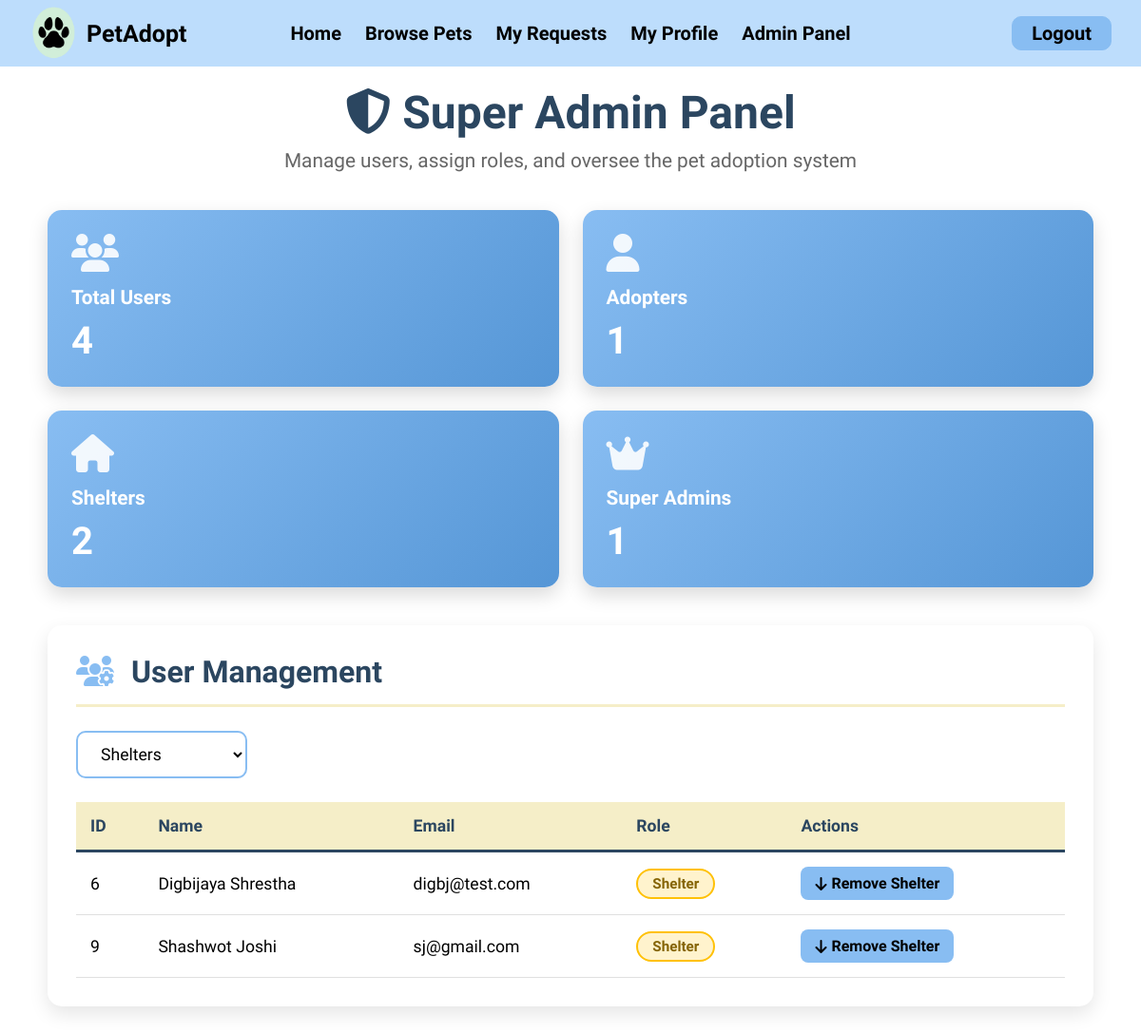
/adminpanel.php?role=admin (signed in), run on the app's committed database.
### tables this page shows
CREATE TABLE `users` (
  `id` int(11) NOT NULL AUTO_INCREMENT,
  `full_name` varchar(255) NOT NULL,
  `email` varchar(255) NOT NULL,
  `phone_num` varchar(10) NOT NULL,
  `password` varchar(255) NOT NULL,
  `role` enum('user','admin','superadmin') NOT NULL DEFAULT 'user',
  `pet_id` int(11) DEFAULT NULL,
  PRIMARY KEY (`id`),
  UNIQUE KEY `email` (`email`),
  UNIQUE KEY `phone_num` (`phone_num`),
  KEY `pet_id` (`pet_id`)
);

### adminpanel.php (the view, shortened to what this page needs)
<?php
include('navbar.php');
$currentUserId = $_SESSION['id'];
$roleFilter = isset($_GET['role']) ? $_GET['role'] : 'all';
if ($roleFilter === 'all') {
    $stmt = $con->prepare("SELECT id, full_name, email, role
                           FROM users
                           WHERE id != ?
                           ORDER BY id ASC");
    $stmt->bind_param("i", $currentUserId);
} else {
    $stmt = $con->prepare("SELECT id, full_name, email, role
                           FROM users
                           WHERE id != ? AND role = ?
                           ORDER BY id ASC");
    $stmt->bind_param("is", $currentUserId, $roleFilter);
}
$stmt->execute();
$result = $stmt->get_result();
$users = $result->fetch_all(MYSQLI_ASSOC);
$stmt = $con->prepare("
SELECT
    COUNT(*) AS total_users,
    SUM(role='user') AS total_adopters,
    SUM(role='admin') AS total_shelters,
    SUM(role='superadmin') AS total_superadmins
FROM users");
$stmt->execute();
$statsResult = $stmt->get_result();
$stats = $statsResult->fetch_assoc();
?>
<!DOCTYPE html>
<html lang="en">
<head>
    <link rel="stylesheet" href="https://cdnjs.cloudflare.com/ajax/libs/font-awesome/6.4.0/css/all.min.css">
    <link rel="stylesheet" href="style.css">
</head>
<body>
    <div class="admin-panel-container">
        <div class="panel-header">
            <h1><i class="fas fa-shield-alt"></i> Super Admin Panel</h1>
            <p>Manage users, assign roles, and oversee the pet adoption system</p>
        </div>
        <div class="stats-container">
            <div class="stat-card">
                <i class="fas fa-users"></i>
                <h3>Total Users</h3>
                <div class="stat-number"><?php echo $stats['total_users']; ?></div>
            </div>
            <div class="stat-card">
                <i class="fas fa-user"></i>
                <h3>Adopters</h3>
                <div class="stat-number"><?php echo $stats['total_adopters']; ?></div>
            </div>
            <div class="stat-card">
                <i class="fas fa-home"></i>
                <h3>Shelters</h3>
                <div class="stat-number"><?php echo $stats['total_shelters']; ?></div>
            </div>
            <div class="stat-card">
                <i class="fas fa-crown"></i>
                <h3>Super Admins</h3>
                <div class="stat-number"><?php echo $stats['total_superadmins']; ?></div>
            </div>
        </div>
        <div class="management-section">
            <div class="section-header">
                <h2><i class="fas fa-users-cog"></i> User Management</h2>
            </div>
            <form method="GET" action="adminpanel.php" class="filter-search-container">
                <div class="filter-box">
                    <select name="role" onchange="this.form.submit()">
                        <option value="admin" <?php echo $roleFilter === 'admin' ? 'selected' : ''; ?>>Shelters</option>
                    </select>
                </div>
            </form>
            <div class="user-table-container">
                <?php if (count($users) > 0): ?>
                    <table class="user-table">
                        <thead>
                            <tr>
                                <th>ID</th>
                                <th>Name</th>
                                <th>Email</th>
                                <th>Role</th>
                                <th>Actions</th>
                            </tr>
                        </thead>
                        <tbody>
                            <?php foreach ($users as $user): ?>
                                <?php
                                $roleClass = $user['role'] === 'superadmin' ? 'role-superadmin' :
                                            ($user['role'] === 'admin' ? 'role-admin' : 'role-user');
                                $roleText = $user['role'] === 'superadmin' ? 'Super Admin' :
                                           ($user['role'] === 'admin' ? 'Shelter' : 'Adopter');
                                ?>
                                <tr>
                                    <td><?php echo $user['id']; ?></td>
                                    <td><?php echo htmlspecialchars($user['full_name']); ?></td>
                                    <td><?php echo htmlspecialchars($user['email']); ?></td>
                                    <td><span class="role-badge <?php echo $roleClass; ?>"><?php echo $roleText; ?></span></td>
                                    <td>
                                        <div class="action-buttons">
                                            <?php if ($user['role'] !== 'admin'): ?>
                                                <button class="btn-action btn-promote"
                                                        onclick="openModal(<?php echo $user['id']; ?>, 'promote', '<?php echo htmlspecialchars($user['full_name']); ?>')">
                                                    <i class="fas fa-arrow-up"></i> Make Shelter
                                                </button>
                                            <?php else: ?>
                                                <button class="btn-action btn-demote"
                                                        onclick="openModal(<?php echo $user['id']; ?>, 'demote', '<?php echo htmlspecialchars($user['full_name']); ?>')">
                                                    <i class="fas fa-arrow-down"></i> Remove Shelter
                                                </button>
                                            <?php endif; ?>
                                        </div>
                                    </td>
                                </tr>
                            <?php endforeach; ?>
                        </tbody>
                    </table>
                <?php endif; ?>
            </div>
        </div>
    </div>
</body>
</html>

### assets/css/style.css (style rules this page uses)
* { margin: 0; padding: 0; box-sizing: border-box; font-family: "Agdasima", sans-serif; }
body { display: flex; flex-direction: column; }
.section-header { display: flex; justify-content: space-between; align-items: center; margin-bottom: 1.5rem; padding-bottom: 0.5rem; border-bottom: 2px solid #2b4660; }
.section-header h2 { font-size: 1.8rem; color: #2b4660; }
button, a.cancel-btn { text-align: center; border: none; border-radius: 10px; padding: 0.8rem 1.5rem; font-size: 1.5rem; font-weight: bold; background-color: #ffffff; border: 2px solid #2b4660; color: #2b4660; text-decoration: none; }
form { text-align: left; display: flex; flex-direction: column; gap: 0.5rem; }
.admin-panel-container { max-width: 95%; width: 100%; margin: 90px auto 30px; padding: 0 20px; }
.panel-header { text-align: center; margin-bottom: 40px; }
.panel-header h1 { font-size: 3rem; color: #2b4660; margin-bottom: 10px; }
.panel-header p { font-size: 1.3rem; color: #666; }
.stats-container { display: grid; grid-template-columns: repeat(4, 1fr); gap: 25px; margin-bottom: 40px; }
.stat-card { background: linear-gradient(135deg, #88bdf2 0%, #5596d6 100%); border-radius: 15px; padding: 25px; color: white; box-shadow: 0 8px 20px rgba(0, 0, 0, 0.15); transition: transform 0.3s ease, box-shadow 0.3s ease; }
.stat-card i { font-size: 2.5rem; margin-bottom: 15px; opacity: 0.9; }
.stat-card h3 { font-size: 1.3rem; margin-bottom: 10px; font-weight: 600; }
.stat-card .stat-number { font-size: 2.5rem; font-weight: 700; }
.management-section { background-color: white; border-radius: 15px; padding: 30px; box-shadow: 0 8px 20px rgba(0, 0, 0, 0.1); margin-bottom: 30px; }
.section-header { display: flex; justify-content: space-between; align-items: center; margin-bottom: 25px; padding-bottom: 15px; border-bottom: 3px solid #f5eec8; }
.section-header h2 { font-size: 2rem; color: #2b4660; }
.section-header i { margin-right: 10px; color: #88bdf2; }
.filter-search-container { display: flex; gap: 15px; margin-bottom: 25px; flex-wrap: wrap; }
.filter-box select { padding: 12px 20px; border: 2px solid #88bdf2; border-radius: 10px; font-size: 1.1rem; background-color: white; cursor: pointer; min-width: 180px; }
.user-table-container { overflow-x: auto; }
.user-table { width: 100%; border-collapse: collapse; font-size: 1.1rem; }
.user-table thead { background-color: #f5eec8; }
.user-table th { padding: 15px; text-align: left; font-weight: 700; color: #2b4660; border-bottom: 3px solid #2b4660; }
.user-table td { padding: 15px; border-bottom: 1px solid #e0e0e0; }
.role-badge { display: inline-block; padding: 5px 15px; border-radius: 20px; font-weight: 700; font-size: 0.95rem; }
.role-admin { background-color: #fff3cd; color: #856404; border: 2px solid #ffc107; }
.action-buttons { display: flex; gap: 10px; }
.btn-action { padding: 8px 15px; border: none; border-radius: 8px; cursor: pointer; font-weight: 700; font-size: 1rem; transition: all 0.3s ease; text-decoration: none; display: inline-flex; align-items: center; gap: 5px; }
.btn-demote { background-color: #88bdf2; color: #000; }
@media (max-width: 1200px) { .stats-container { grid-template-columns: repeat(2, 1fr); } }

### data on the page
users: id "6", full_name "Digbijaya Shrestha", email "digbj@test.com", role "Shelter"
users: id "9", full_name "Shashwot Joshi", email "sj@gmail.com", role "Shelter"

### other printed values
$stats['total_users'] "4"
$stats['total_adopters'] "1"
$stats['total_shelters'] "2"
$stats['total_superadmins'] "1"
